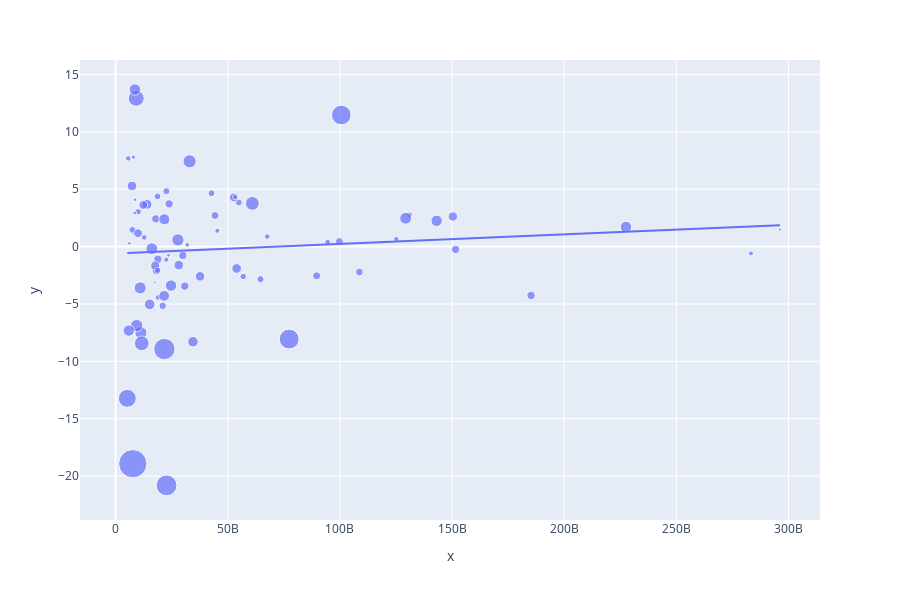

The cell this chart's notebook holds for it:
### Code cell
fig = px.scatter(x=group_cap_avg, y=group_price_avg, trendline="ols",hover_name=ticker_unique, size=group_vol_avg)
fig.show()
